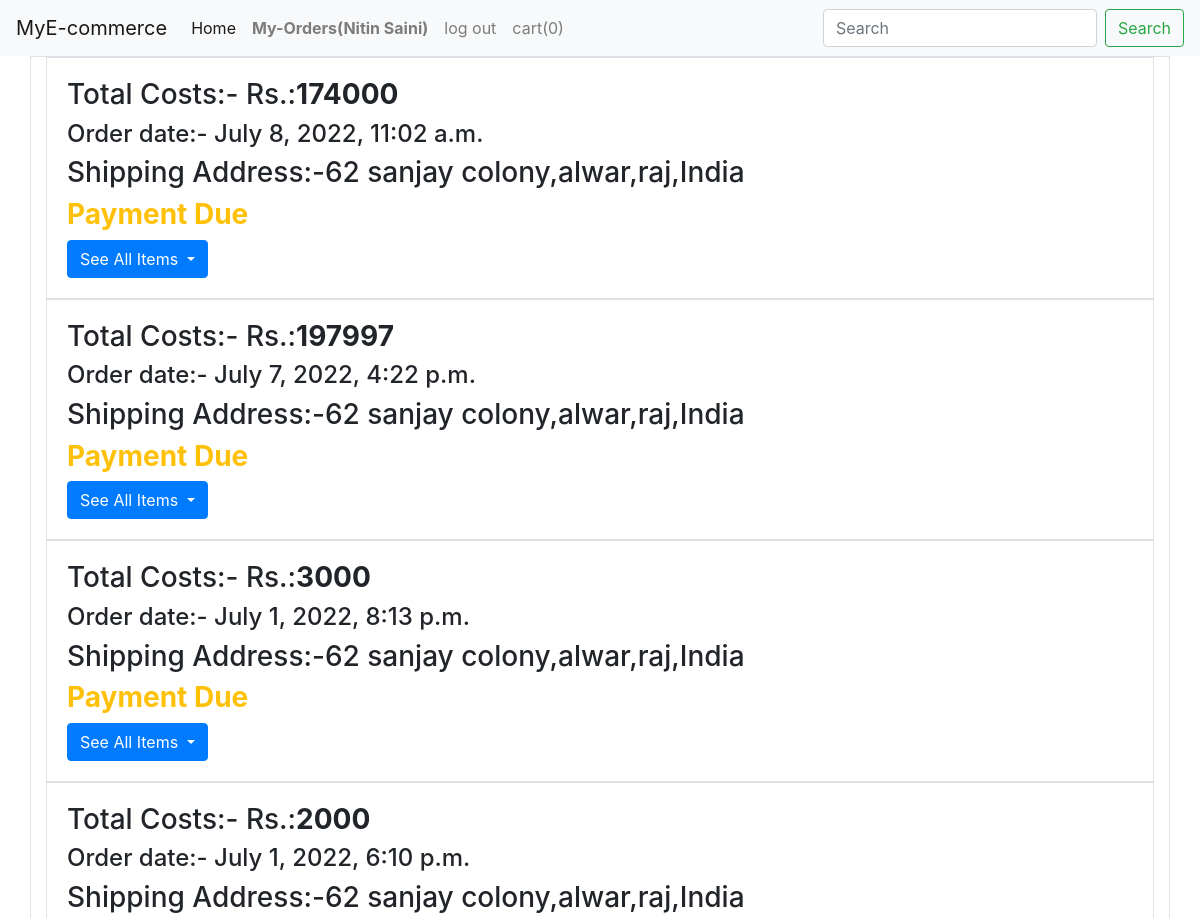
Page /account (signed in, upper part) on the earlier database version.
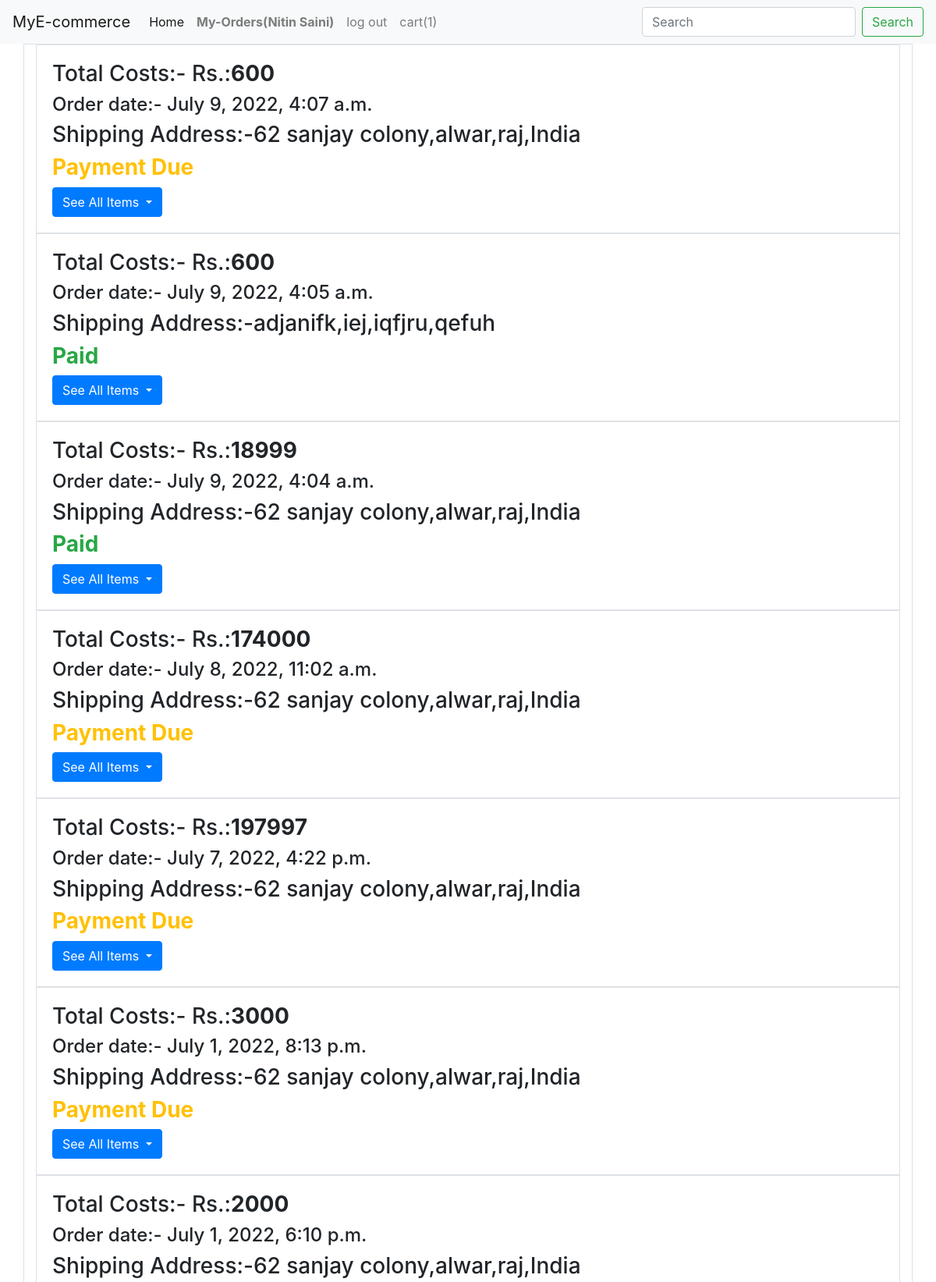
Same page on the later database version.
### pro/models.py (models this page shows)
class allorder(models.Model):
	name=models.ForeignKey(User,on_delete=models.CASCADE)
	cost=models.IntegerField(default=0)
	datetime=models.DateTimeField(auto_now_add=True)
	address=models.CharField(max_length=1000)
	item=models.ManyToManyField(order_count, blank=True, null=True)
	mobile = models.CharField(max_length=20, blank=True, null=True)
	paid = models.BooleanField(default=False)

### pro/views.py (the view)
# urls.py: path('account',views.account,name='account'),
@login_required
def account(request):
	l = 0
	if(request.user.is_authenticated):
		l=cart.objects.get(name=request.user).item.count()
	d=allorder.objects.filter(name=request.user).order_by('-datetime')
	return render(request,'account.html',{'d':d, "l": l})

### templates/account.html (shortened to what this page needs)
{% load static %}
<!doctype html>
<html lang="en">
  <head>
    <link rel="stylesheet" href="https://cdn.jsdelivr.net/npm/bootstrap@4.5.3/dist/css/bootstrap.min.css">
  </head>
  <body class="d-flex flex-column min-vh-100">
   	<nav class="navbar navbar-expand-lg navbar-light bg-light">
  <a class="navbar-brand" href="/">MyE-commerce</a>
  <div class="collapse navbar-collapse" id="navbarSupportedContent">
    <ul class="navbar-nav mr-auto">
      <li class="nav-item active">
        <a class="nav-link" href="/">Home <span class="sr-only">(current)</span></a>
      </li>
      {% if user.is_authenticated %}
      <li class="nav-item">
        <a class="nav-link font-weight-bold" href="/account">My-Orders({{user.first_name}})</a>
      </li>
      <li class="nav-item dropdown">
        <a class="nav-link" href="log_out">log out</a>
      </li>
      <li class="nav-item dropdown">
        <a class="nav-link" href="my_cart">cart({{l}})</a>
      </li>
      {% endif %}
    </ul>
    <form action="search_name" class="form-inline my-2 my-lg-0">
      <input name="search" class="form-control mr-sm-2" type="search" placeholder="Search" aria-label="Search">
      <button class="btn btn-outline-success my-2 my-sm-0" type="submit">Search</button>
    </form>
  </div>
</nav>
<ul class="list-unstyled">
	<div class="container border">
    {% if d.count == 0 %}
    <div>
      <h2 style="text-align: center;">No Order history</h2>
    </div>
    {% else %}
		{% for i in d %}
		<div class="card-body border container">
        	<h3 class="card-text">Total Costs:- Rs.:<b>{{i.cost}}</b></h3>
        	<h4 class="card-text">Order date:- {{i.datetime}}</h4>
        	<h3 class="card-text">Shipping Address:-{{i.address}}</h3>
          {% if i.paid %}
            <h3 class="card-text text-success"><b>Paid</b></h3>
          {% else %}
            <h3 class="card-text text-warning"><b>Payment Due</b></h3>
          {% endif %}
          <button type="button" class="btn btn-primary dropdown-toggle" data-toggle="dropdown">
            See All Items
          </button>
          </div>
		{% endfor %}
    {% endif %}
</div>
</ul>
  </body>
</html>

Differences in the rows shown:
added allorder: cost "600", datetime "July 9, 2022, 4:07 a.m.", address "62 sanjay colony,alwar,raj,India", paid "Payment Due"
added allorder: cost "600", datetime "July 9, 2022, 4:05 a.m.", address "adjanifk,iej,iqfjru,qefuh", paid "Paid"
added allorder: cost "18999", datetime "July 9, 2022, 4:04 a.m.", address "62 sanjay colony,alwar,raj,India", paid "Paid"
Other differences:
{{ l }}: "0" → "1"
